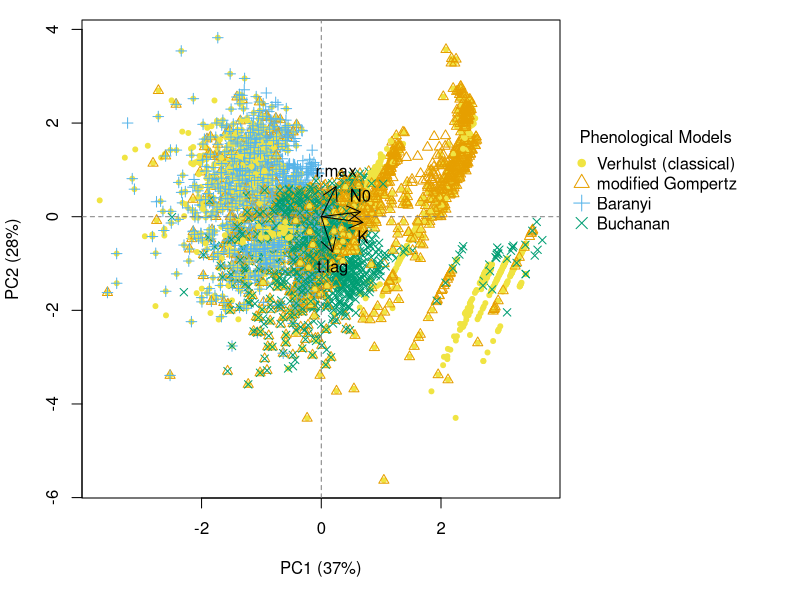

The R script that drew this image:
#!/bin/env Rscript

# Author: PokMan Ho pok.ho19@imperial.ac.uk
# Script: Log_3.R
# Desc: Do any parameters facours any phenological model(s)?
# Input: ```Rscript Log_3.R```
# Output: 1. useful numbers for report (.txt); 2. clusterplot (.pdf)
# Arguments: 0
# Date: Nov 2019

## settings:
## a = raw data (data subset in slave scripts)
## a.~ = data.frames decending from raw data
## f.~ = functions
## v.~ = variables
## i~ = temporary variables

## library
cbp <- c("#000000", "#E69F00", "#56B4E9", "#009E73", "#0072B2", "#D55E00", "#CC79A7", "#e79f00", "#9ad0f3", "#F0E442", "#999999", "#cccccc", "#6633ff", "#00FFCC", "#0066cc")## colour-blind friendly palette

cat("PCA analysis on model parameters\n")
## input
a<-read.table("../data/Log_t1_daFa.txt", stringsAsFactors = F, header = F)
a<-a[which(!is.na(a[,2])),]
a[,dim(a)[2]+1]<-substr(tolower(a[,1]),1,2)
for(i in 1:dim(a)[1]){if(a[i,dim(a)[2]]=="mo"){a[i,dim(a)[2]]<-"go"}};rm(i) ## synchronize model abbreviation

a.pm<-a[which(a[,dim(a)[2]]!="cu"&a[,dim(a)[2]]!="qu"),] ## select for phenological models only
colnames(a.pm)=c("model", "dataset", "AIC", "N0", "K", "r.max", "t.lag", "abbr") ## rename df cols to more human-friendly

## PCA analysis on parameters
a.pca<-prcomp(log(a.pm[,4:7]), scale = T) ## PCA on dataframe of parameters
a.pcS<-summary(a.pca)

## PCA biplot and associated appearance modifications
pdf("../results/Log_PCA.pdf", width = 15)
par(mar=c(5.1,4.1,1,12))

## <https://www.benjaminbell.co.uk/2018/02/principal-components-analysis-pca-in-r.html>
# screeplot(a.pca,type = "l")
a.pm$symbol<-ifelse(a.pm$abbr=="ve",20,ifelse(a.pm$abbr=="go",2,ifelse(a.pm$abbr=="ba",3,4))) ## set biplot symbol type
a.pm$colour<-ifelse(a.pm$abbr=="ve",cbp[10],ifelse(a.pm$abbr=="go",cbp[2],ifelse(a.pm$abbr=="ba",cbp[3],cbp[4]))) ## set biplot colour types
plot(a.pca$x[,2]~a.pca$x[,1],
     xlab=paste0("PC1 (",round(a.pcS$importance[2],2)*100,"%)"),
     ylab=paste0("PC2 (",round(a.pcS$importance[5],2)*100,"%)"),
     pch=a.pm$symbol, col=a.pm$colour)
abline(v=0,lty=2, col="grey50") ## add vert ref
abline(h=0,lty=2, col="grey50") ## add hori ref

a.pcL<-a.pca$rotation[,1:2] ## magnify arrow size (risky)

arrows(x0 = 0, x1 = a.pcL[,1], y0 = 0, y1 = a.pcL[,2], col = cbp[1], length = .15)

a.pcT<-ifelse(a.pcL[,2]<0,1,3) ## label position
text(x=a.pcL[,1], y=a.pcL[,2], labels = row.names(a.pca$rotation), col = cbp[1], pos = a.pcT) ## plot labels

par(xpd=NA, cex=1)
## legend pos <https://stackoverflow.com/questions/3932038/plot-a-legend-outside-of-the-plotting-area-in-base-graphics>
## legend font size <https://stackoverflow.com/questions/36842119/change-font-size-in-legend/36842578>
legend(x=4.1, y=2, legend = c("Verhulst (classical)", "modified Gompertz", "Baranyi", "Buchanan"), title = "Phenological Models", pch = c(20,2:4), col = cbp[c(10,2:4)], pt.cex = 1.5, bty = "n") ## no legend frame <https://stackoverflow.com/questions/10108073/plot-legends-without-border-and-with-white-background>

dev.off()

## data export for report
a.expt<-c(round(a.pcS$importance[2],2)*100, ## % of PC1
          round(a.pca$rotation[,1],2), ## PC1 parameters [vec of 4]
          round(a.pcS$importance[5],2)*100, ## % of PC2
          round(a.pca$rotation[,2],2), ## PC2 parameters [vec of 4]
          length(unique(a[,2])), ## num of datasets included
          paste(setdiff(seq(56),unique(a[,2])), collapse = ", ") ## which datasets not applicable
          )
# a.expt<-round(c(a.pca$rotation[,1:2]),2)
write.table(a.expt, "../data/ttt_PCA.txt", quote = F, col.names = F, row.names = F)
